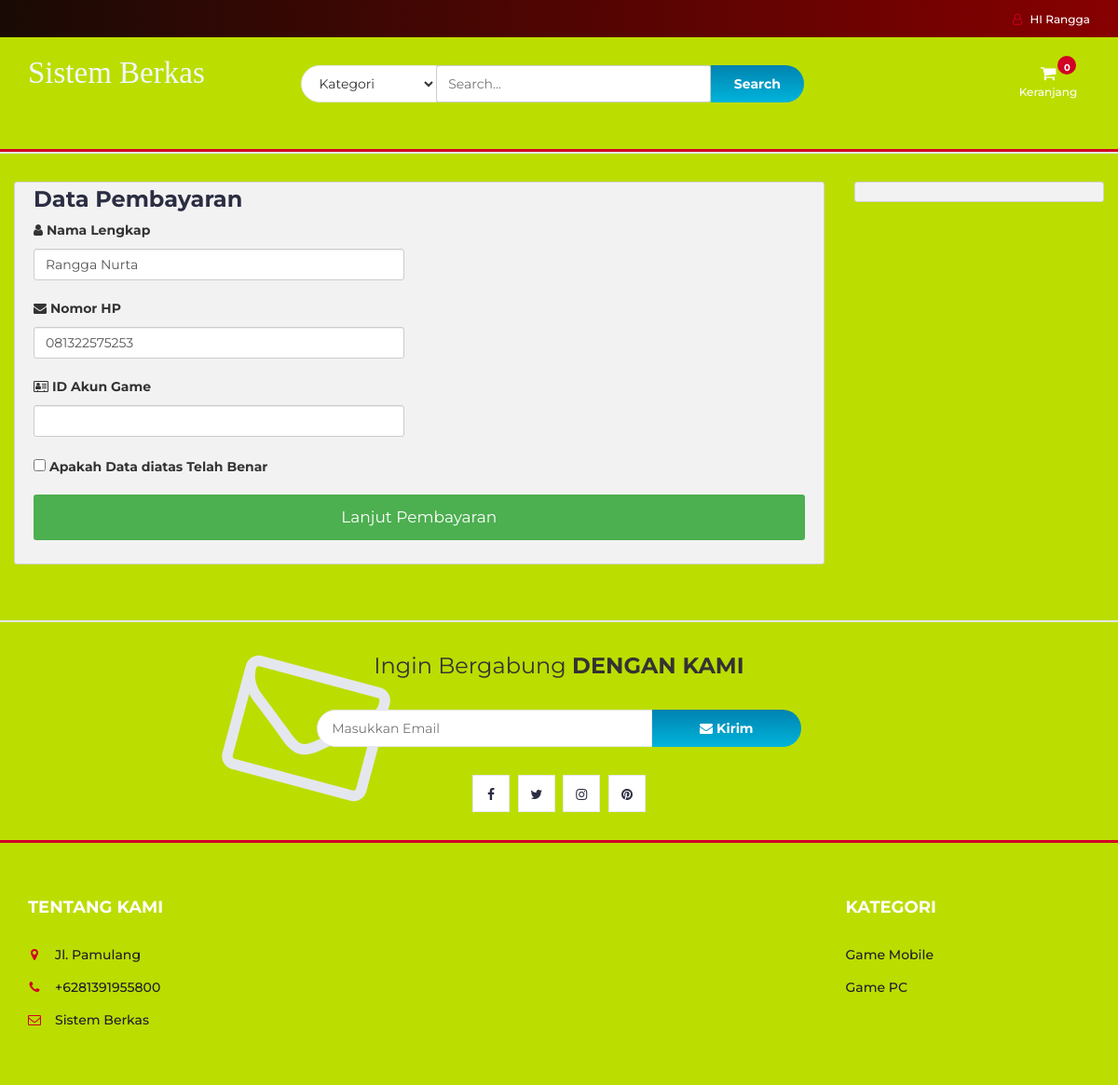
The page /checkout.php (signed in) on the database its author committed.
### tables this page shows
CREATE TABLE `user_info` (
  `user_id` int(10) NOT NULL,
  `first_name` varchar(100) NOT NULL,
  `last_name` varchar(100) NOT NULL,
  `email` varchar(300) NOT NULL,
  `password` varchar(300) NOT NULL,
  `mobile` varchar(15) NOT NULL,
  `address1` varchar(300) NOT NULL,
  `address2` varchar(11) NOT NULL
);

### checkout.php (the view, shortened to what this page needs)
<?php
include "db.php";
include "header.php";
?>
<section class="section">
	<div class="container-fluid">
		<div class="row-checkout">
		<?php
		if(isset($_SESSION["uid"])){
			$sql = "SELECT * FROM user_info WHERE user_id='$_SESSION[uid]'";
			$query = mysqli_query($con,$sql);
			$row=mysqli_fetch_array($query);
		echo'
			<div class="col-75">
				<div class="container-checkout">
				<form id="checkout_form" action="checkout_process.php" method="POST" class="was-validated">
					<div class="row-checkout">
					<div class="col-50">
						<h3>Data Pembayaran</h3>
						<label for="fname"><i class="fa fa-user" ></i> Nama Lengkap</label>
						<input type="text" id="fname" class="form-control" name="firstname" pattern="^[a-zA-Z ]+$"  value="'.$row["first_name"].' '.$row["last_name"].'">
						<label for="mobile"><i class="fa fa-envelope"></i> Nomor HP</label>
						<input type="text" id="mobile" name="mobile" class="form-control" value="'.$row["mobile"].'" required>
						<label for="adr"><i class="fa fa-address-card-o"></i> ID Akun Game</label>
						<input type="text" id="adr" name="address" class="form-control" required>
						<div class="row">
						<div class="col-50">
						</div>
						<div class="col-50">
						</div>
						</div>
					</div>
					<div class="col-50">
						<div class="row">
						<div class="col-50">
							<div class="form-group CVV">
						</div>
						</div>
					</div>
					</div>
					</div>
					<label><input type="CHECKBOX" name="q" class="roomselect" value="conform" required> Apakah Data diatas Telah Benar
					</label>';
					$total=0;
					$total_count=$_POST['total_count'];
				echo'
				<input type="hidden" name="total_count" value="'.$total_count.'">
					<input type="hidden" name="total_price" value="'.$total.'">
					<input type="submit" id="submit" value="Lanjut Pembayaran" class="checkout-btn">
				</form>
				</div>
			</div>
			';
		}else{
			echo"<script>window.location.href = 'cart.php'</script>";
		}
		?>
			<div class="col-25">
				<div class="container-checkout">
				</div>
			</div>
		</div>
	</div>
</section>
		<div id="newsletter" class="section">
			<div class="container">
				<div class="row">
					<div class="col-md-12">
						<div class="newsletter">
							<p>Ingin Bergabung <strong>DENGAN KAMI</strong></p>
							<form >
								<input class="input" type="email" placeholder="Masukkan Email">
								<button class="newsletter-btn"><i class="fa fa-envelope"></i> Kirim</button>
							</form>
							<ul class="newsletter-follow">
								<li>
									<a href="#"><i class="fa fa-facebook"></i></a>
								</li>
								<li>
									<a href="#"><i class="fa fa-twitter"></i></a>
								</li>
								<li>
									<a href="#"><i class="fa fa-instagram"></i></a>
								</li>
								<li>
									<a href="#"><i class="fa fa-pinterest"></i></a>
								</li>
							</ul>
						</div>
					</div>
				</div>
			</div>
		</div>
<?php
include "footer.php";
?>

### header.php (shortened to what this page needs)
<!DOCTYPE html>
<html lang="en">
	<head>
		<link type="text/css" rel="stylesheet" href="css/bootstrap.min.css"/>
		<link type="text/css" rel="stylesheet" href="css/slick.css"/>
		<link type="text/css" rel="stylesheet" href="css/slick-theme.css"/>
		<link type="text/css" rel="stylesheet" href="css/nouislider.min.css"/>
		<link rel="stylesheet" href="css/font-awesome.min.css">
		<link type="text/css" rel="stylesheet" href="css/style.css"/>
		<link type="text/css" rel="stylesheet" href="css/accountbtn.css"/>
    </head>
	<body>
		<header>
			<div id="top-header">
				<div class="container">
					<ul class="header-links pull-right">
						<li><?php
                             include "db.php";
                            if(isset($_SESSION["uid"])){
                                $sql = "SELECT first_name FROM user_info WHERE user_id='$_SESSION[uid]'";
                                $query = mysqli_query($con,$sql);
                                $row=mysqli_fetch_array($query);
                                echo '
                               <div class="dropdownn">
                                  <a href="#" class="dropdownn" data-toggle="modal" data-target="#myModal" ><i class="fa fa-user-o"></i> HI '.$row["first_name"].'</a>
                                  <div class="dropdownn-content">
                                    <a href="" data-toggle="modal" data-target="#profile"><i class="fa fa-user-circle" aria-hidden="true" ></i>Profile</a>
                                    <a href="logout.php"  ><i class="fa fa-sign-in" aria-hidden="true"></i>Log out</a>
                                  </div>
                                </div>';
                            }
                                             ?>
                                </li>
					</ul>
				</div>
			</div>
			<div id="header">
				<div class="container">
					<div class="row">
						<div class="col-md-3">
							<div class="header-logo">
								<a href="#" class="logo">
								<font style="font-style:normal; font-size: 33px;color: aliceblue;font-family: serif">
                                        Sistem Berkas
                                    </font>
								</a>
							</div>
						</div>
						<div class="col-md-6">
							<div class="header-search">
								<form>
									<select class="input-select">
										<option value="0">Kategori</option>
									</select>
									<input class="input" id="search" type="text" placeholder="Search...">
									<button type="submit" id="search_btn" class="search-btn">Search</button>
								</form>
							</div>
						</div>
						<div class="col-md-3 clearfix">
							<div class="header-ctn">
<div class="dropdown">
									<a class="dropdown-toggle" data-toggle="dropdown" aria-expanded="true">
										<i class="fa fa-shopping-cart"></i>
										<span>Keranjang</span>
										<div class="badge qty">0</div>
									</a>
									</div>
							</div>
						</div>
					</div>
				</div>
			</div>
		</header>
		<nav id='navigation'>
		</nav>

### css/style.css (style rules this page uses)
body { font-family: "Montserrat", sans-serif; font-weight: 400; background-image: linear-gradient( -134deg, #bcdd00 0%, #bcdd00 20%, #bcdd00 40%, #bcdd00 60%, #bcdd00 80%, #bcdd00 100% ); }
h1, h2, h3, h4, h5, h6 { color: #2b2d42; font-weight: 700; margin: 0 0 10px; }
a { color: #2b2d42; font-weight: 500; -webkit-transition: 0.2s color; transition: 0.2s color; }
ul, ol { margin: 0; padding: 0; list-style: none; }
.input { height: 40px; padding: 0px 15px; border: 1px solid #e4e7ed; background-color: #fff; width: 100%; }
.input-select { padding: 0px 15px; background: #fff; border: 1px solid #e4e7ed; height: 40px; }
.section { padding-top: 30px; padding-bottom: 30px; }
#top-header { padding-top: 10px; padding-bottom: 10px; background-color: #1e1f29; }
.header-links li { display: inline-block; margin-right: 15px; font-size: 12px; }
.header-links li:last-child { margin-right: 0px; }
.header-links li a { color: #fff; }
.header-links li i { color: #d10024; margin-right: 5px; }
#header { padding-top: 15px; padding-bottom: 15px; background-image: linear-gradient( -135deg, #ff6cab 0%, #f660bc 10%, #ec53cd 20%, #e045de 30%, #d335ee 40%, #c323ff 50%, #b53aff 60%, #a749ff 70%, #9854ff 80%, #865eff 90%, #7366ff 100% ); }
.header-logo { float: left; }
.header-search { padding: 15px 0px; }
.header-search form { position: relative; }
.header-search form .input-select { margin-right: -4px; border-radius: 40px 0px 0px 40px; }
.header-search form .input { width: calc(100% - 260px); margin-right: -4px; }
.header-search form .search-btn { height: 40px; width: 100px; background: #00b4db; background: -webkit-linear-gradient( to bottom, #0083b0, #00b4db ); background: linear-gradient( to bottom, #0083b0, #00b4db ); color: #fff; font-weight: 700; border: none; border-radius: 0px 40px 40px 0px; }
.header-ctn { float: right; padding: 15px 0px; }
.header-ctn > div { display: inline-block; }
.header-ctn > div > a { display: block; position: relative; width: 90px; text-align: center; color: #fff; }
.header-ctn > div > a > i { display: block; font-size: 18px; }
.header-ctn > div > a > span { font-size: 12px; }
.header-ctn > div > a > .qty { position: absolute; right: 15px; top: -10px; width: 20px; height: 20px; line-height: 20px; text-align: center; border-radius: 50%; font-size: 10px; color: #fff; background-color: #d10024; }
#navigation { background: #fff; border-bottom: 2px solid #e4e7ed; border-top: 3px solid #d10024; }
#newsletter.section { border-top: 2px solid #e4e7ed; border-bottom: 3px solid #d10024; margin-top: 30px; }
.newsletter { text-align: center; }
.newsletter p { font-size: 24px; }
.newsletter form { position: relative; max-width: 520px; margin: 30px auto; }
.newsletter form:after { content: "\f003"; font-family: FontAwesome; position: absolute; font-size: 160px; color: #e4e7ed; top: 15px; -webkit-transform: translateY(-50%) rotate(15deg); -ms-transform: translateY(-50%) rotate(15deg); transform: translateY(-50%) rotate(15deg); z-index: -1; left: -90px; }
.newsletter form .input { width: calc(100% - 160px); margin-right: -4px; border-radius: 40px 0px 0px 40px; }
.newsletter form .newsletter-btn { width: 160px; height: 40px; font-weight: 700; background: #00b4db; background: -webkit-linear-gradient( to bottom, #0083b0, #00b4db ); background: linear-gradient( to bottom, #0083b0, #00b4db ); color: #fff; border: none; border-radius: 0px 40px 40px 0px; }
.newsletter .newsletter-follow { text-align: center; }
.newsletter .newsletter-follow li { display: inline-block; margin-right: 5px; }
.newsletter .newsletter-follow li:last-child { margin-right: 0px; }
.newsletter .newsletter-follow li a { position: relative; display: block; width: 40px; height: 40px; text-align: center; line-height: 40px; border: 1px solid #e4e7ed; background-color: #fff; -webkit-transition: 0.2s all; transition: 0.2s all; }

### css/accountbtn.css (style rules this page uses)
.dropdownn { position: relative; display: inline-block; }

### header.php (style rules this page uses)
#navigation { background:rgb(78, 255, 87); background: #bcdd00; background: #bcdd00; }
#header { background: #780206; background:#bcdd00 ; background: #bcdd00; }
#top-header { background: #870000; background: -webkit-linear-gradient(to right, #190A05, #870000); background: linear-gradient(to right, #190A05, #870000); }

### rows shown on the page
user_info: first_name "Rangga", firstname "Rangga Nurta", mobile "081322575253"
